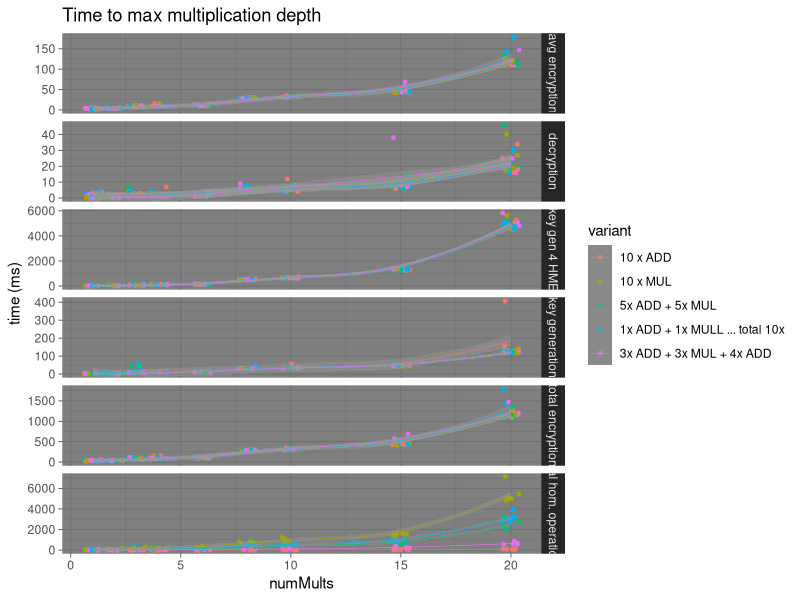
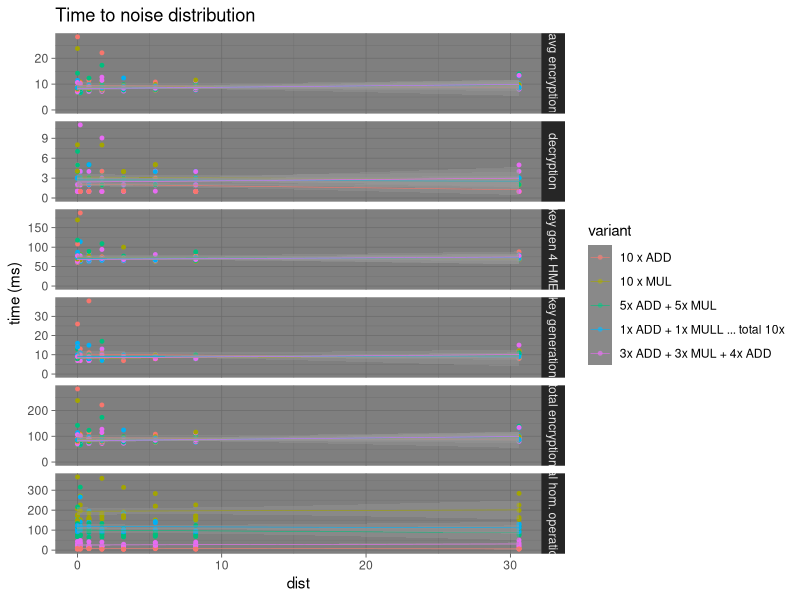
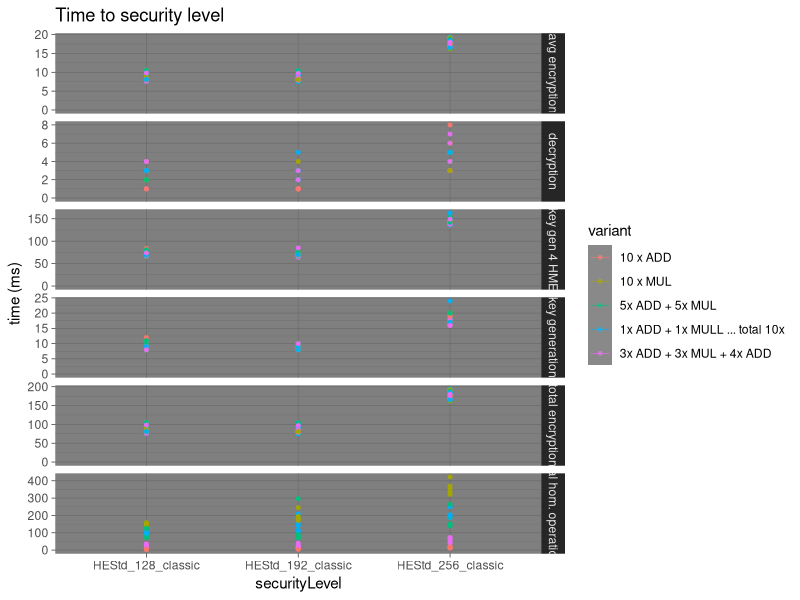
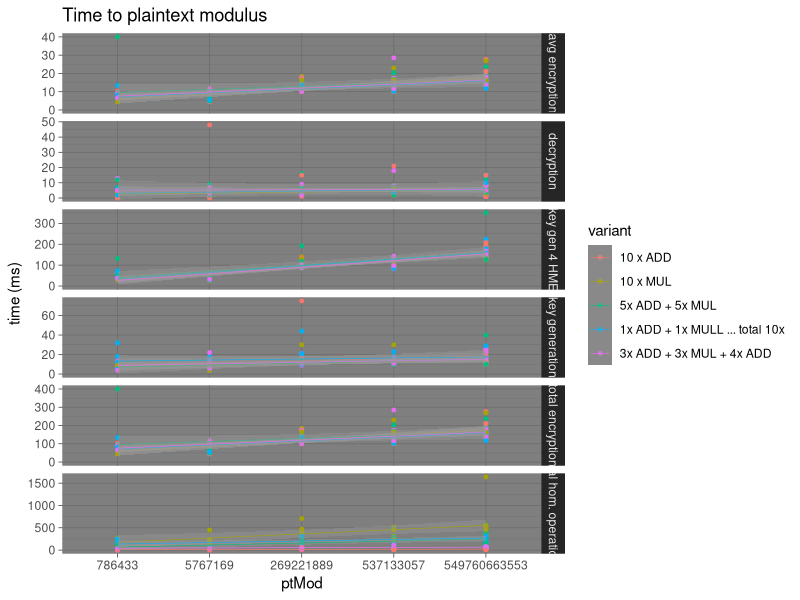
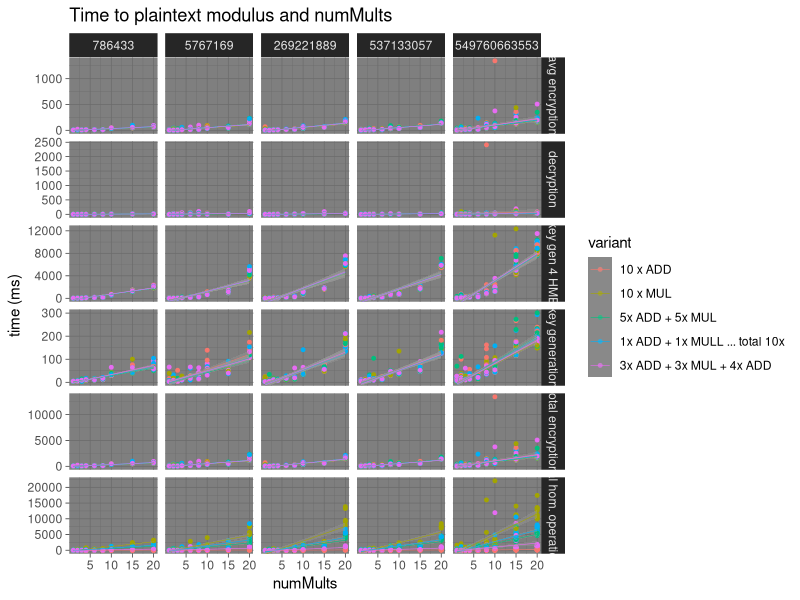
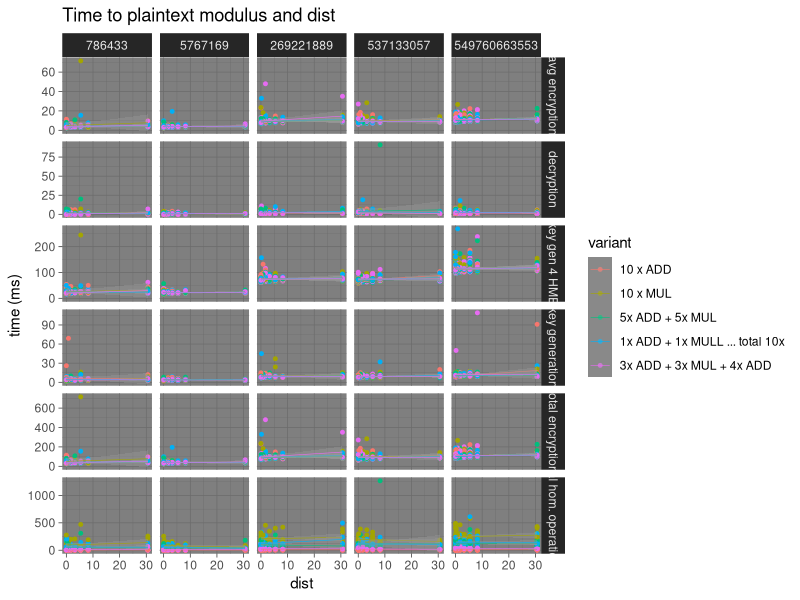
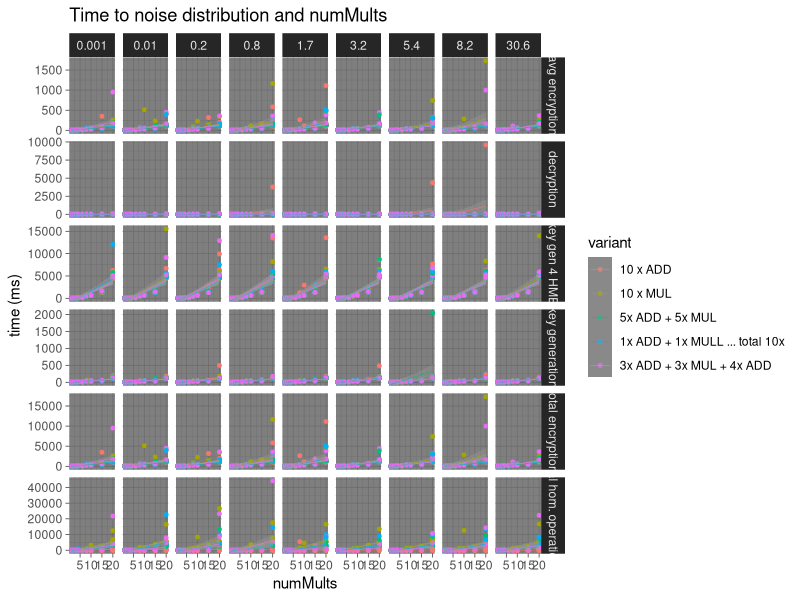
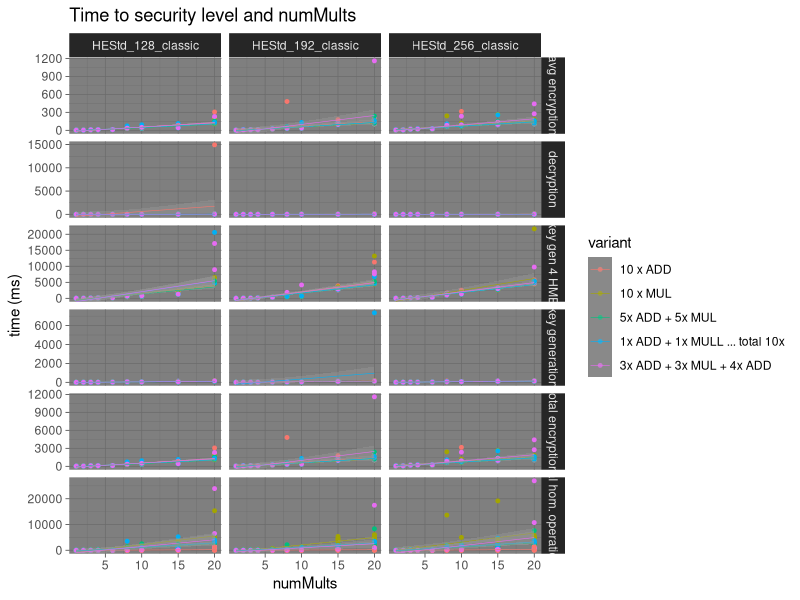

Write the R code that produced these figures, in order.
## ---- chunk 1
library(dplyr)
library(ggplot2)
library(tidyr)
## ---- chunk 2
measureDict <- c(keyGenTime = "key generation",
                 keyGen4HMEkeys = "key gen 4 HME",
                 totEncTime = "total encryption",
                 avgEncTime = "avg encryption",
                 totHomOpr = "total hom. operations",
                 decTime = "decryption")
variantDict <- c(`1` = "10 x ADD",
                 `2` = "10 x MUL",
                 `3` = "5x ADD + 5x MUL",
                 `4` = "5x MUL + 5x ADD",
                 `5` = "2x ADD + 7x MUL + 1x ADD",
                 `6` = "1x MUL + 9x ADD",
                 `7` = "1x ADD + 9x MUL",
                 `8` = "1x ADD + 1x MULL ... total 10x",
                 `9` = "3x ADD + 3x MUL + 4x ADD",
                 `10` = "2x MUL + 5x ADD + 1x MUL + 2x ADD")
## ---- chunk 3
results1 <- read.csv2("data/results1.csv", stringsAsFactors = T, dec = ".")
## ---- chunk 4
results1 %>%
  ##na.omit() %>% 
  ##group_by(ptMod,variant,securityLevel,dist,numMults) %>% 
  ##summarise(across(-nthRep, mean), .groups = "drop", na.rm=T) %>% 
  mutate_if(is.numeric, round, 3) %>% 
  mutate(variant = as.factor(variant)) %>% 
  do(.,.) ->
  df1
## ---- chunk 5
df1 %>% 
  pivot_longer(keyGenTime:decTime,
               names_to = "measure", values_to = "time",
               values_drop_na = F) %>% 
  mutate(measure=recode(measure, !!!measureDict)) %>% 
  mutate(variant=recode(variant, !!!variantDict)) %>% 
  ggplot(aes(y = time,
             x = numMults,
             color = variant)) +
    facet_grid(measure ~ .,
               scales = "free_y") +
    geom_point(size = 1,
               position = position_jitter()) +
    geom_smooth(linewidth = 0.2) +
    coord_cartesian(ylim = c(0, NA)) +
    ylab("time (ms)") +
    ggtitle("Time to max multiplication depth") + 
    theme_dark()
## ---- chunk 6
results2 <- read.csv2("data/results2.csv", stringsAsFactors = T, dec = ".")
## ---- chunk 7
results2 %>%
  ##na.omit() %>% 
  ##group_by(ptMod,variant,securityLevel,dist,numMults) %>% 
  ##summarise(across(-nthRep, mean), .groups = "drop", na.rm=T) %>% 
  mutate_if(is.numeric, round, 3) %>% 
  mutate(variant = as.factor(variant)) %>% 
  do(.,.) ->
  df2
## ---- chunk 8
df2 %>% 
  pivot_longer(keyGenTime:decTime,
               names_to = "measure", values_to = "time",
               values_drop_na = F) %>% 
  mutate(measure=recode(measure, !!!measureDict)) %>% 
  mutate(variant=recode(variant, !!!variantDict)) %>% 
  ggplot(aes(y = time,
             x = dist,
             color = variant)) +
    facet_grid(measure ~ .,
               scales = "free_y") +
    geom_point(size = 1,
               position = position_jitter()) +
    geom_smooth(linewidth = 0.2,
                method = "glm") +
    coord_cartesian(ylim = c(0, NA)) +
    ylab("time (ms)") +
    ggtitle("Time to noise distribution") + 
    theme_dark()
## ---- chunk 9
results3 <- read.csv2("data/results3.csv", stringsAsFactors = T, dec = ".")
## ---- chunk 10
results3 %>%
  ##na.omit() %>% 
  ##group_by(ptMod,variant,securityLevel,dist,numMults) %>% 
  ##summarise(across(-nthRep, mean), .groups = "drop", na.rm=T) %>% 
  mutate_if(is.numeric, round, 3)  %>% 
  mutate(variant = as.factor(variant)) %>% 
  do(.,.) ->
  df3
## ---- chunk 11
df3 %>% 
  pivot_longer(keyGenTime:decTime,
               names_to = "measure", values_to = "time",
               values_drop_na = F) %>% 
  mutate(measure=recode(measure, !!!measureDict)) %>% 
  mutate(variant=recode(variant, !!!variantDict)) %>% 
  ggplot(aes(y = time,
             x = securityLevel,
             color = variant)) +
    facet_grid(measure ~ .,
               scales = "free_y") +
    geom_point(size = 1,
               position = position_nudge()) +
    geom_smooth(linewidth = 0.2) +
    coord_cartesian(ylim = c(0, NA)) +
    ylab("time (ms)") +
    ggtitle("Time to security level") + 
    theme_dark()
## ---- chunk 12
results4 <- read.csv2("data/results4.csv", stringsAsFactors = T, dec = ".")
## ---- chunk 13
results4 %>%
  ##na.omit() %>% 
  ##group_by(ptMod,variant,securityLevel,dist,numMults) %>% 
  ##summarise(across(-nthRep, mean), .groups = "drop", na.rm=T) %>% 
  mutate_if(is.numeric, round, 3)  %>% 
  mutate(variant = as.factor(variant)) %>% 
  mutate(ptMod = as.factor(ptMod)) %>% 
  do(.,.) ->
  df4
## ---- chunk 14
df4 %>% 
  pivot_longer(keyGenTime:decTime,
               names_to = "measure", values_to = "time",
               values_drop_na = F) %>% 
  mutate(measure=recode(measure, !!!measureDict)) %>% 
  mutate(variant=recode(variant, !!!variantDict)) %>% 
  ggplot(aes(y = time,
             x = ptMod,
             color = variant)) +
    facet_grid(measure ~ .,
               scales = "free_y") +
    geom_point(size = 1,
               position = position_nudge()) +
    geom_smooth(linewidth = 0.2,
                method = "glm",
                mapping = aes(x = as.numeric(ptMod))) +
    coord_cartesian(ylim = c(0, NA)) +
    #scale_x_continuous(trans='log10') +
    ylab("time (ms)") +
    ggtitle("Time to plaintext modulus") + 
    theme_dark()
## ---- chunk 15
results5 <- read.csv2("data/results5.csv", stringsAsFactors = T, dec = ".")
## ---- chunk 16
results5 %>%
  ##na.omit() %>% 
  ##group_by(ptMod,variant,securityLevel,dist,numMults) %>% 
  ##summarise(across(-nthRep, mean), .groups = "drop", na.rm=T) %>% 
  mutate_if(is.numeric, round, 3)  %>% 
  mutate(variant = as.factor(variant)) %>% 
  #mutate(ptMod = as.factor(ptMod)) %>% 
  do(.,.) ->
  df5
## ---- chunk 17
df5 %>% 
  pivot_longer(keyGenTime:decTime,
               names_to = "measure", values_to = "time",
               values_drop_na = F) %>% 
  mutate(measure=recode(measure, !!!measureDict)) %>% 
  mutate(variant=recode(variant, !!!variantDict)) %>% 
  ggplot(aes(y = time,
             x = numMults,
             color = variant)) +
    facet_grid(measure ~ ptMod,
               scales = "free_y") +
    geom_point(size = 1,
               position = position_nudge()) +
    geom_smooth(linewidth = 0.2,
                method = "glm") +
    coord_cartesian(ylim = c(0, NA)) +
    ylab("time (ms)") +
    ggtitle("Time to plaintext modulus and numMults") + 
    theme_dark()
## ---- chunk 18
results6 <- read.csv2("data/results6.csv", stringsAsFactors = T, dec = ".")
## ---- chunk 19
results6 %>%
  ##na.omit() %>% 
  ##group_by(ptMod,variant,securityLevel,dist,numMults) %>% 
  ##summarise(across(-nthRep, mean), .groups = "drop", na.rm=T) %>% 
  mutate_if(is.numeric, round, 3)  %>% 
  mutate(variant = as.factor(variant)) %>% 
  #mutate(ptMod = as.factor(ptMod)) %>% 
  do(.,.) ->
  df6
## ---- chunk 20
df6 %>% 
  pivot_longer(keyGenTime:decTime,
               names_to = "measure", values_to = "time",
               values_drop_na = F) %>% 
  mutate(measure=recode(measure, !!!measureDict)) %>% 
  mutate(variant=recode(variant, !!!variantDict)) %>% 
  ggplot(aes(y = time,
             x = dist,
             color = variant)) +
    facet_grid(measure ~ ptMod,
               scales = "free_y") +
    geom_point(size = 1,
               position = position_nudge()) +
    geom_smooth(linewidth = 0.2,
                method = "glm") +
    coord_cartesian(ylim = c(0, NA)) +
    ylab("time (ms)") +
    ggtitle("Time to plaintext modulus and dist") + 
    theme_dark()
## ---- chunk 21
results7 <- read.csv2("data/results7.csv", stringsAsFactors = T, dec = ".")
## ---- chunk 22
results7 %>%
  ##na.omit() %>% 
  ##group_by(ptMod,variant,securityLevel,dist,numMults) %>% 
  ##summarise(across(-nthRep, mean), .groups = "drop", na.rm=T) %>% 
  mutate_if(is.numeric, round, 3)  %>% 
  mutate(variant = as.factor(variant)) %>% 
  do(.,.) ->
  df7
## ---- chunk 23
df7 %>% 
  pivot_longer(keyGenTime:decTime,
               names_to = "measure", values_to = "time",
               values_drop_na = F) %>% 
  mutate(measure=recode(measure, !!!measureDict)) %>% 
  mutate(variant=recode(variant, !!!variantDict)) %>% 
  ggplot(aes(y = time,
             x = numMults,
             color = variant)) +
    facet_grid(measure ~ dist,
               scales = "free_y") +
    geom_point(size = 1,
               position = position_nudge()) +
    geom_smooth(linewidth = 0.2,
                method = "glm") +
    coord_cartesian(ylim = c(0, NA)) +
    ylab("time (ms)") +
    ggtitle("Time to noise distribution and numMults") + 
    theme_dark()
## ---- chunk 24
results8 <- read.csv2("data/results8.csv", stringsAsFactors = T, dec = ".")
## ---- chunk 25
results8 %>%
  ##na.omit() %>% 
  ##group_by(ptMod,variant,securityLevel,dist,numMults) %>% 
  ##summarise(across(-nthRep, mean), .groups = "drop", na.rm=T) %>% 
  mutate_if(is.numeric, round, 3)  %>% 
  mutate(variant = as.factor(variant)) %>% 
  do(.,.) ->
  df8
## ---- chunk 26
df8 %>% 
  pivot_longer(keyGenTime:decTime,
               names_to = "measure", values_to = "time",
               values_drop_na = F) %>% 
  mutate(measure=recode(measure, !!!measureDict)) %>% 
  mutate(variant=recode(variant, !!!variantDict)) %>% 
  ggplot(aes(y = time,
             x = numMults,
             color = variant)) +
    facet_grid(measure ~ securityLevel,
               scales = "free_y") +
    geom_point(size = 1,
               position = position_nudge()) +
    geom_smooth(linewidth = 0.2,
                method = "glm") +
    coord_cartesian(ylim = c(0, NA)) +
    ylab("time (ms)") +
    ggtitle("Time to security level and numMults") + 
    theme_dark()
## ---- chunk 27
results9 <- read.csv2("data/results9.csv", stringsAsFactors = T, dec = ".")
## ---- chunk 28
results9 %>%
  ##na.omit() %>% 
  ##group_by(ptMod,variant,securityLevel,dist,numMults) %>% 
  ##summarise(across(-nthRep, mean), .groups = "drop", na.rm=T) %>% 
  mutate_if(is.numeric, round, 3)  %>% 
  mutate(variant = as.factor(variant)) %>% 
  mutate(ptMod = as.factor(ptMod)) %>% 
  do(.,.) ->
  df9
## ---- chunk 29
df9 %>% 
  pivot_longer(keyGenTime:decTime,
               names_to = "measure", values_to = "time",
               values_drop_na = F) %>% 
  mutate(measure=recode(measure, !!!measureDict)) %>% 
  mutate(variant=recode(variant, !!!variantDict)) %>% 
  ggplot(aes(y = time,
             x = ptMod,
             color = variant)) +
    facet_grid(measure ~ securityLevel,
               scales = "free_y") +
    geom_point(size = 1,
               position = position_nudge()) +
    geom_smooth(linewidth = 0.2,
                method = "glm",
                mapping = aes(x = as.numeric(ptMod))) +
    coord_cartesian(ylim = c(0, NA)) +
    #scale_x_continuous(trans='log10') + 
    ylab("time (ms)") +
    ggtitle("Time to security level and plaintext modulus") + 
    theme_dark() + 
    theme(axis.text.x = element_text(angle = -45, hjust = 0))
